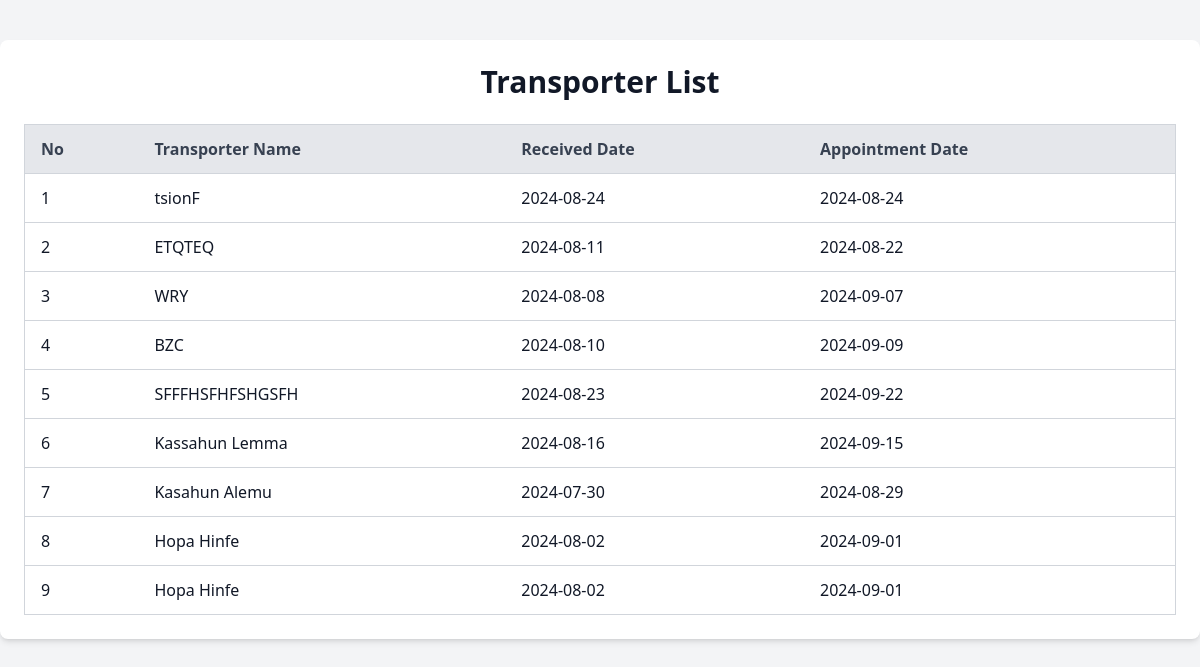
Page /driver_list (signed in) on the committed database.
### models.py (models this page shows)
class TransportDocument(db.Model):
    __tablename__ = 'transport_documents'  # Ensure this matches the actual table name
    id = db.Column(db.Integer, primary_key=True)
    transporter_name = db.Column(db.String(100), nullable=False)
    cheque_prepared_for = db.Column(db.String(100), nullable=False)
    received_date = db.Column(db.String(100), nullable=False)
    appointment_date = db.Column(db.String(100), nullable=False)
    goods_transported = db.Column(db.String(100), nullable=False)
    phone_no = db.Column(db.String(15), nullable=False)
    credit_recipt = db.Column(db.String(200))
    transport_agreement = db.Column(db.String(200))
    way_bill = db.Column(db.String(200))
    weight_scale = db.Column(db.String(200))
    container_inspection = db.Column(db.String(200))
    container_interchange = db.Column(db.String(200))
    grn = db.Column(db.String(200))
    libre = db.Column(db.String(200))
    id_card = db.Column(db.String(200))
    delegation_document = db.Column(db.String(200))

### app.py (the view)
@app.route('/driver_list')
@role_required('admin')
def driver_list():
    documents = TransportDocument.query.all()
    return render_template('transportDetails.html', documents=documents)

### app.py (called while the page is built)
def role_required(role):
    def decorator(f):
        @wraps(f)
        def decorated_function(*args, **kwargs):
            if 'role' not in session or session['role'] != role:
                flash('Access denied.')
                return redirect(url_for('login'))
            return f(*args, **kwargs)
        return decorated_function
    return decorator

### templates/transportDetails.html (shortened to what this page needs)
<!DOCTYPE html>
<html lang="en">
<head>
    <script src="https://cdn.tailwindcss.com"></script>
</head>
<body class="bg-gray-100 text-gray-900">
    <div class="max-w-7xl mx-auto p-6 bg-white shadow-md rounded-lg mt-10">
        <h1 class="text-3xl font-bold text-center mb-6">Transporter List</h1>
        <table class="min-w-full bg-white border border-gray-300">
            <thead>
                <tr class="w-full bg-gray-200 text-gray-700">
                    <th class="py-3 px-4 text-left">No</th>
                    <th class="py-3 px-4 text-left">Transporter Name</th>
                    <th class="py-3 px-4 text-left">Received Date</th>
                    <th class="py-3 px-4 text-left">Appointment Date</th>
                </tr>
            </thead>
            <tbody>
                {% for document in documents %}
                <tr class="border-t border-gray-300">
                    <td class="py-3 px-4">{{ loop.index }}</td>
                    <td class="py-3 px-4">{{ document.transporter_name }}</td>
                    <td class="py-3 px-4">{{ document.received_date }}</td>
                    <td class="py-3 px-4">{{ document.appointment_date }}</td>
                </tr>
                {% endfor %}
            </tbody>
        </table>
    </div>
</body>
</html>

### rows in the picture
TransportDocument: transporter_name "tsionF", received_date "2024-08-24", appointment_date "2024-08-24"
TransportDocument: transporter_name "ETQTEQ", received_date "2024-08-11", appointment_date "2024-08-22"
TransportDocument: transporter_name "WRY", received_date "2024-08-08", appointment_date "2024-09-07"
TransportDocument: transporter_name "BZC", received_date "2024-08-10", appointment_date "2024-09-09"
TransportDocument: transporter_name "SFFFHSFHFSHGSFH", received_date "2024-08-23", appointment_date "2024-09-22"
TransportDocument: transporter_name "Kassahun Lemma", received_date "2024-08-16", appointment_date "2024-09-15"
TransportDocument: transporter_name "Kasahun Alemu", received_date "2024-07-30", appointment_date "2024-08-29"
TransportDocument: transporter_name "Hopa Hinfe", received_date "2024-08-02", appointment_date "2024-09-01"
TransportDocument: transporter_name "Hopa Hinfe", received_date "2024-08-02", appointment_date "2024-09-01"
